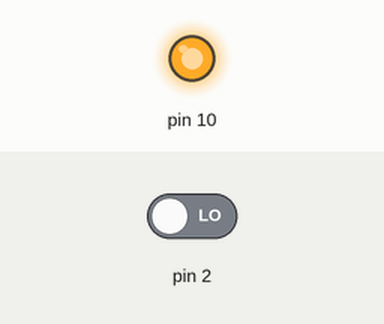
The sketch below on a simulated Arduino Uno, built with avr-gcc and run on an emulated ATmega328P. Parts: output pins drawn as LEDs (lit = HIGH). Inputs (shaded band) come from the test bench; at power-on: pin 2 LOW.

Above: at 0.1 s.
At 0.8 s:
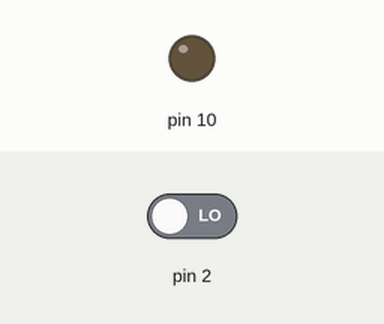
Timing chart, 0 to 2.3 s (numbered marks = the images above):
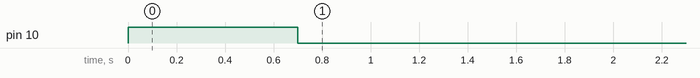

The sketch:

code.ino
```cpp
void setup(){
  pinMode(10, OUTPUT);
  pinMode(2, OUTPUT);
  pinMode(2, INPUT);

  digitalWrite(10, HIGH);
  digitalWrite(2, LOW);
  delay(700); // Wait for 700 millisecond(s)
}

void loop(){
  if (digitalRead(2) == HIGH) {
    digitalWrite(10, HIGH);
  } else {
    digitalWrite(10, LOW);
  }
  delay(10); // Delay a little bit to improve simulation performance
}
```

Measured:
- by itself, pin 10: HIGH → LOW at 0.70 s
